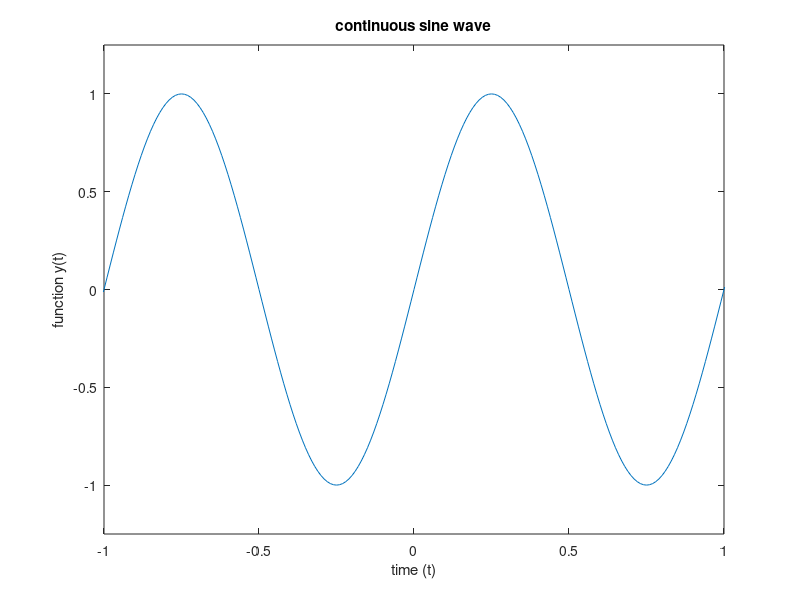

Write the MATLAB code that produced this figure.
clear all;
close all;
clc;

t=-10:0.01:10;  %time axis representation
length_of_t=length(t); %length of no of points in time (t)
for i=1:1:length_of_t
    y(i)=1*sin(2*pi*t(i)); %representation of function
end

plot(t,y)
xlabel("time (t)");  %naming x axis
ylabel("function y(t)");   %naming y axis
title("continuous sine wave");   %title
axis([-1 1 -1.25 1.25]);  %restricting axis
